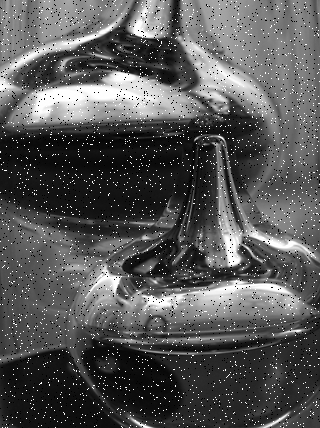
//> input picture img_test/bottle_bruit.png, 320 x 428 px
$ ./main img_test/bottle_bruit.png 1   (built with g++ and OpenCV 4)
//> lines starting //> are read from the running program, lines starting //| are printed output that depends on the picture
#include <opencv2/opencv.hpp>
#include <opencv2/highgui.hpp>
#include <iostream>
#include <string>

using namespace cv;
using namespace std;

bool inFrame(const Mat src,int y, int x){
  return (x>=0 && y>=0 && x<src.cols && y<src.rows);
}

//MORPHOLOGICAL OPERATIONS USING STRUCTURING ELEMENTS

void dilatation(const Mat src, Mat &dst, const Mat elt){

  //variables de translation pour centrer l'elt en p
  int transx=elt.cols/2, transy=elt.rows/2;
  int tx, ty, max;

  //pour chaque point p de l'image
  for(int py=0;py<src.rows;py++)
    for(int px=0;px<src.cols;px++){
      max=0;
      //on parcourt l'elt struct
      for(int ej=0;ej<elt.rows;ej++)
	for(int ei=0;ei<elt.cols;ei++){
	  //on centre l'elt en p
	  tx=px-transx+ei;
	  ty=py-transy+ej;
	  //on prend le max des val dans l'elt struct centré en p
	  if(inFrame(src,ty,tx) && elt.at<uchar>(ej,ei)==1 && src.at<uchar>(ty,tx)>max)
	    max=src.at<uchar>(ty,tx);
	}

      //p prend la valeur de max
      dst.at<uchar>(py,px)=max;
    }

}

// [123 lines left out: functions erosion, ouverture, fermeture, debruitage, gradientInterne, gradientExterne and 4 more, not called in this run]

//EXECUTION & DISPLAY

int main( int argc, char** argv )
{
    string imageName("easterEgg.png"); 					// Image by default
    int choice;
    if( argc == 3)
    {
        imageName = argv[1];
        choice = atoi(argv[2]);
    }else{
        if(argc != 1)
          cerr<<endl<<"Bad usage.";

        cerr<<endl<<endl
        <<argv[0]<<"  <path to image>  <operation>"<<endl<<endl
        << "Arg_2 is the number corresponding to the algorithm that will process the image."<<endl
        << "Check the correlation table below."<<endl<<endl
        <<"(1)   Dilatation"<<endl
        <<"(2)   Erosion"<<endl
        <<"(3)   Opening"<<endl
        <<"(4)   Closing"<<endl
        <<"(5)   Denoising"<<endl
        <<"(6)   Internal gradient"<<endl
        <<"(7)   External gradient"<<endl
        <<"(8)   Morphological gradient"<<endl
        <<"(9)   Regional minima segmentation"<<endl
        <<"(10)  Watershed algorithm"<<endl;
        return -1;
    }

    Mat image;
    image = imread(imageName.c_str(), IMREAD_GRAYSCALE); // Read the file
//> image is the input picture: 428 rows x 320 cols, CV_8UC1; min 0, max 255, mean 86.8
    int h = image.size().height;
//> h = 428
    int w = image.size().width;
//> w = 320
    if( image.empty() )                      		 // Check for invalid input
    {
        cerr <<endl<< "The path to the image isn't valid or the image cannot be opened." << endl ;
        return -1;
    }

    //initialisation de l'image resultat
    Mat res(image.size(), image.type(), Scalar(0));

    //initialisation de l'element structurant
    Mat eltStruct(3,3,CV_8UC1,Scalar(1));
    eltStruct.at<uchar>(0,0)=0;
    eltStruct.at<uchar>(2,0)=0;
    eltStruct.at<uchar>(0,2)=0;
    eltStruct.at<uchar>(2,2)=0;

    string oper_adj = "unknown";

    switch (choice)
    {
    case 1: //DILATATION
      {
        oper_adj = "dilatated";
        cout<<"DILATATION"<<endl;
        dilatation(image, res, eltStruct);
//> the loop in dilatation, `for(int py=0;py<src.rows;py++)` made 428 passes
//> max on passes 1 to 3: 118, 119, 119
//> after the loop in dilatation, `for(int py=0;py<src.rows;py++)`:
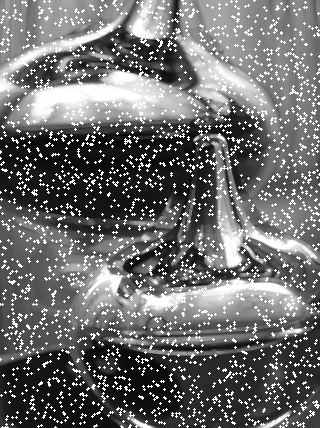
//> dst: 428 rows x 320 cols, CV_8UC1; min 7, max 255, mean 110.9
//> after the loop in dilatation, `for(int py=0;py<src.rows;py++)`: max = 60; tx = 320; ty = 428
        break;
      }

    case 2: //EROSION
      {
        oper_adj = "eroded";
        cout<<"EROSION"<<endl;
        erosion(image, res, eltStruct);
        break;
      }

    case 3: //OUVERTURE
      {
        oper_adj = "openening";
        cout<<"OPENING"<<endl;
        ouverture(image, res, eltStruct);
        break;
      }

    case 4: //FERMETURE
      {
        oper_adj = "closing";
        cout<<"CLOSING"<<endl;
        fermeture(image,res, eltStruct);
        break;
      }

    case 5: //DEBRUITAGE
      {
        oper_adj = "denoised";
        cout<<"DENOISING"<<endl;
        debruitage(image, res, eltStruct);
        break;
      }

    case 6: //GRADIENT INTERNE
      {
        oper_adj = "internal gradient";
        cout<<"INTERNAL GRADIENT"<<endl;
        gradientInterne(image,res,eltStruct);
        break;
      }

    case 7: //GRADIENT EXTERNE
      {
        oper_adj = "external gradient";
        cout<<"EXTERNAL GRADIENT"<<endl;
        gradientExterne(image,res,eltStruct);
        break;
      }

    case 8: //GRADIENT MORPHOLOGIQUE
      {
        oper_adj = "morphological gradient";
        cout<<"MORPHOLOGICAL GRADIENT"<<endl;
        gradientMorphologique(image,res,eltStruct);
        break;
      }

    case 9: //MINIMA
      {
        oper_adj = "regional minima";
        cout<<"REGIONAL MINIMA"<<endl;
        vector<vector<Point>> markers;
        gradientMorphologique(image,res,eltStruct);
        res = minima(res);
        break;
      }

    case 10: //PARTAGE DES EAUX
      {
        oper_adj = "watershed cuts";
        cout<<"WATERSHED CUTS ALGORITHM"<<endl;
        Mat grad(image.size(),CV_8UC1,Scalar(0));
        gradientMorphologique(image,grad,eltStruct);
        partageDesEaux(grad, res);
        break;
      }

    default:
      {
        cerr<<endl<<"Arg_2 isn't valid. Try one in the list below."<<endl<<endl
        <<"(1)   Dilatation"<<endl
        <<"(2)   Erosion"<<endl
        <<"(3)   Opening"<<endl
        <<"(4)   Closing"<<endl
        <<"(5)   Denoising"<<endl
        <<"(6)   Internal gradient"<<endl
        <<"(7)   External gradient"<<endl
        <<"(8)   Morphological gradient"<<endl
        <<"(9)   Regional minima segmentation"<<endl
        <<"(10)  Watershed algorithm"<<endl;
        return -1;
      }

    }

    //Display the original image
    string window_name = imageName;
    namedWindow( window_name, WINDOW_AUTOSIZE ); 	// Create a window for display.
    imshow( window_name, image );                	// Show our image inside it.

    //Display the processed one
    string res_name = oper_adj+" image";
    namedWindow( res_name, WINDOW_AUTOSIZE );
    imshow(res_name, res);

    //Proceed...
    cout<<endl<<"Press S to SAVE the processed image in the current directory..."<<endl<<"or"<<endl<<"Press any other key to EXIT..."<<endl;
    char k = waitKey(0); 									// Wait for the image to be displayed
//> the space key is pressed
    if (k=='s' || k=='S'){
      save(res, "res_img.png");
      cout<<endl<<"Saved as \"res_img.png\" in the current directory."<<endl<<endl;
    }else{
      cout<<endl<<"Exit without saving."<<endl<<endl;
    }

    destroyAllWindows();

    return 0;
}

$ run again, on img_test/lotus.png
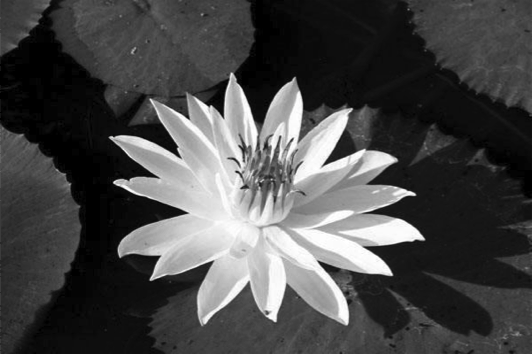
//> input picture img_test/lotus.png, 532 x 354 px
//> the loop in dilatation, `for(int py=0;py<src.rows;py++)` made 354 passes
//> max on passes 1 to 3: 64, 64, 64
//> after the loop in dilatation, `for(int py=0;py<src.rows;py++)`:
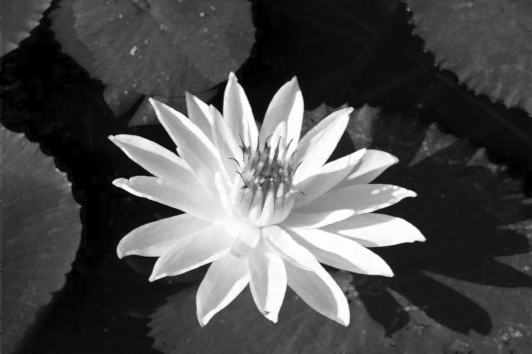
//> dst: 354 rows x 532 cols, CV_8UC1; min 0, max 255, mean 78.5
//> after the loop in dilatation, `for(int py=0;py<src.rows;py++)`: max = 69; tx = 532; ty = 354

$ run again, on img_test/tree.png
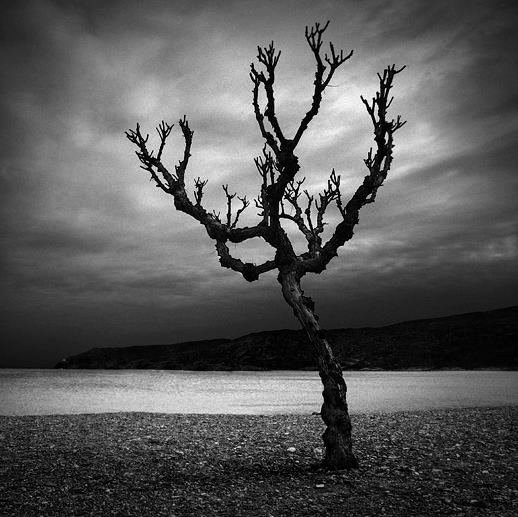
//> input picture img_test/tree.png, 518 x 517 px
//> the loop in dilatation, `for(int py=0;py<src.rows;py++)` made 517 passes
//> max on passes 1 to 3: 27, 27, 28
//> after the loop in dilatation, `for(int py=0;py<src.rows;py++)`:
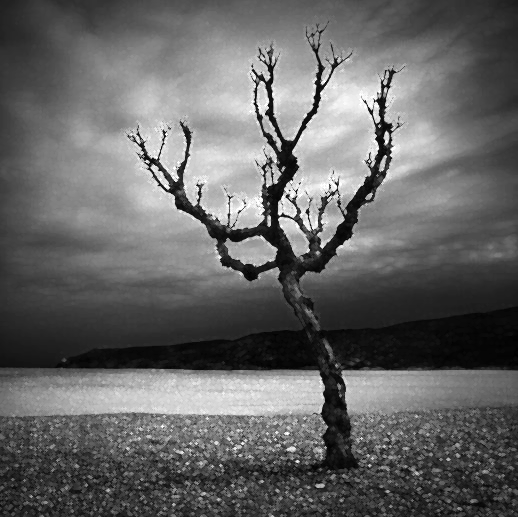
//> dst: 517 rows x 518 cols, CV_8UC1; min 0, max 255, mean 101.8
//> after the loop in dilatation, `for(int py=0;py<src.rows;py++)`: max = 48; tx = 518; ty = 517
